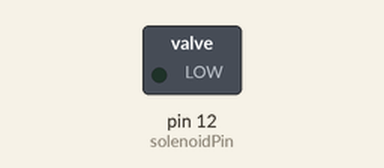
Bench run of a sketch on a simulated Arduino Uno, built with avr-gcc and run on an emulated ATmega328P. Shown: switched loads named in the sketch (green lamp = pin HIGH). Dashed ring = blinking.

Above: at 0.2 s.
Timing chart, 0 to 3.5 s (numbered marks = the images above):
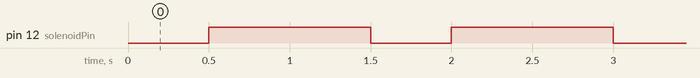

The sketch:

tests.ino
```cpp
#include <Arduino.h>

const int solenoidPin = 12;

int solenoidOnTime = 500;

void activateSolenoid() {
    digitalWrite(solenoidPin, LOW);
    delay(solenoidOnTime);
    digitalWrite(solenoidPin, HIGH);
}

void setup() {
    pinMode(solenoidPin, OUTPUT);
    Serial.begin(9600);
}

void loop() {
    activateSolenoid();
    delay(1000);
}
```

Measured:
- by itself, pin 12 (solenoidPin): alternates HIGH for 1.0 s and LOW for 0.50 s
